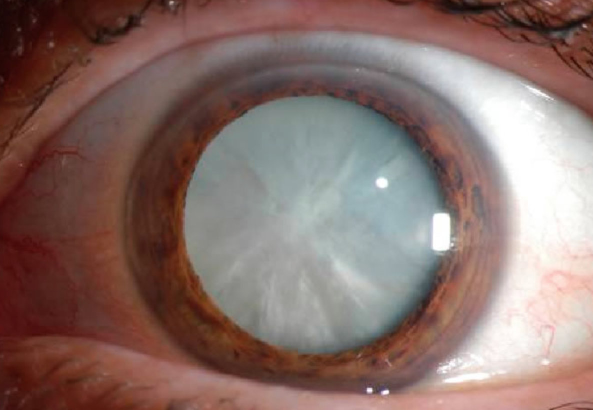
#> input picture cat.jpg, 1186 x 820 px (shown at 1/2 size)
$ jupyter execute --allow-errors Untitled.ipynb   (older library calls are emulated)
#> lines starting #> are read from the running program, lines starting #| are printed output that depends on the picture
[cell 1]
import cv2
import numpy as np
import imutils

def nothing(x):
    pass

# Load an image
img = cv2.imread('cat.jpg')
#> img is the input picture: shape (820, 1186, 3); mean B, G, R 106.2, 111.8, 136.6

# Resize The image
if img.shape[1] > 600:
    img = imutils.resize(img, width=600)
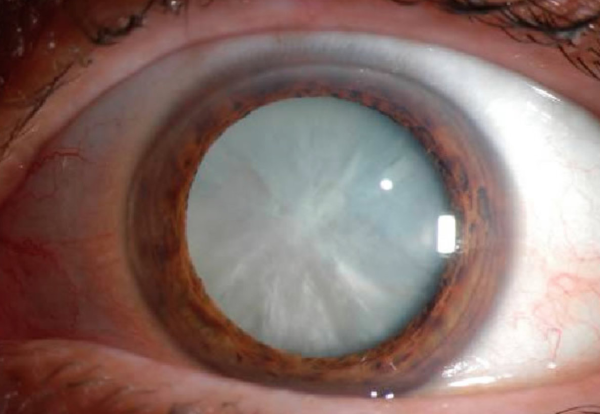
#> img: shape (414, 600, 3); mean B, G, R 106.2, 111.8, 136.6

# Create a window
cv2.namedWindow('Treshed')

# create trackbars for treshold change
cv2.createTrackbar('Treshold','Treshed',0,255,nothing)


while(1):

    # Clone original image to not overlap drawings
    clone = img.copy()

    # Convert to gray
    gray = cv2.cvtColor(clone, cv2.COLOR_BGR2GRAY)
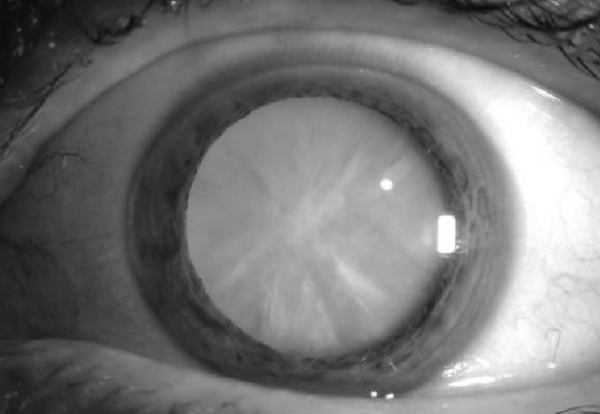
#> gray: shape (414, 600); min 9, max 255, mean 118.6

    # get current positions of four trackbars
    r = cv2.getTrackbarPos('Treshold','Treshed')

    # Thresholding the gray image
    ret,gray_threshed = cv2.threshold(gray,r,255,cv2.THRESH_BINARY)
#> gray_threshed: shape (414, 600); every value is 255
#> ret = 0

    # Blur an image
    bilateral_filtered_image = cv2.bilateralFilter(gray_threshed, 5, 175, 175)

    # Detect edges
    edge_detected_image = cv2.Canny(bilateral_filtered_image, 75, 200)
#> edge_detected_image: shape (414, 600); every value is 0

    # Find contours
    _, contours, _= cv2.findContours(edge_detected_image, cv2.RETR_TREE, cv2.CHAIN_APPROX_SIMPLE)
#> contours = []

    contour_list = []
    for contour in contours:
        # approximte for circles
        approx = cv2.approxPolyDP(contour,0.01*cv2.arcLength(contour,True),True)
        area = cv2.contourArea(contour)
        if ((len(approx) > 8) & (area > 30) ):
            contour_list.append(contour)
#> this loop made 0 passes
#> after the loop, contour_list = []

    # Draw contours on the original image
    cv2.drawContours(clone, contour_list,  -1, (255,0,0), 2)

    # there is an outer boundary and inner boundary for each eadge, so contours double
    print('Number of found circles: {}'.format(int(len(contour_list)/2)))
#| Number of found circles: 0

    #Displaying the results
    cv2.imshow('Objects Detected', clone)
    cv2.imshow("Treshed", gray_threshed)

    # ESC to break
    k = cv2.waitKey(1) & 0xFF
#> (key q is pressed here)
    if k == 27:
        break

# close all open windows
cv2.destroyAllWindows()

$ run again, with circle.jpg copied over cat.jpg
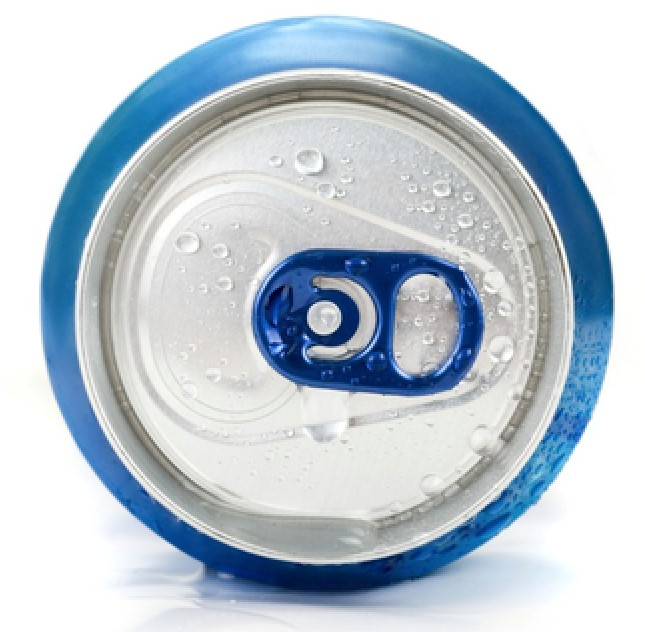
#> input picture circle.jpg, 645 x 632 px
#> img is the input picture: shape (632, 645, 3); mean B, G, R 209.6, 198.9, 186.1
#> img: shape (587, 600, 3)
#> `gray = cv2.cvtColor(clone, cv2.COLOR_BGR2GRAY)`:
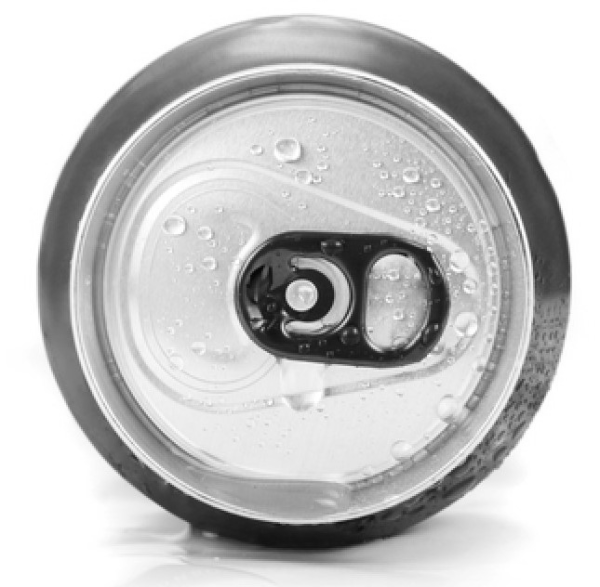
#> gray: shape (587, 600); min 6, max 255, mean 196.3
#> gray_threshed: shape (587, 600); every value is 255
#> ret = 0
#> edge_detected_image: shape (587, 600); every value is 0
#> contours = []
#| Number of found circles: 0
